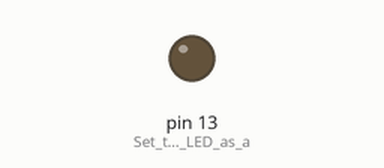
Bench run of a sketch on a simulated Arduino Uno, built with avr-gcc and run on an emulated ATmega328P. On the bench: output pins drawn as LEDs (lit = HIGH).

Above: at 1.0 s.
At 3.0 s:
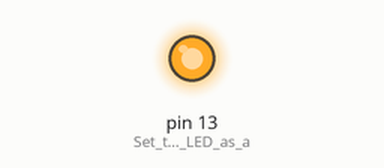
Timing chart, 0 to 5.2 s (numbered marks = the images above):
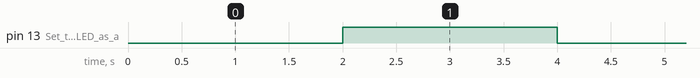

Measured:
- by itself, pin 13 (Set_the_built-in_LED_as_a): alternates HIGH for 2.0 s and LOW for 2.0 s

The sketch:

two_sec_blink.ino
```cpp
void setup() {
  pinMode(LED_BUILTIN, OUTPUT); // Set the built-in LED as an output
}

void loop() {
  digitalWrite(LED_BUILTIN, LOW); // Turn the LED on (LOW is ON for ESP8266)
  delay(2000);                   // Wait for 2 seconds
  digitalWrite(LED_BUILTIN, HIGH); // Turn the LED off (HIGH is OFF for ESP8266)
  delay(2000);                    // Wait for 2 seconds
}
```
